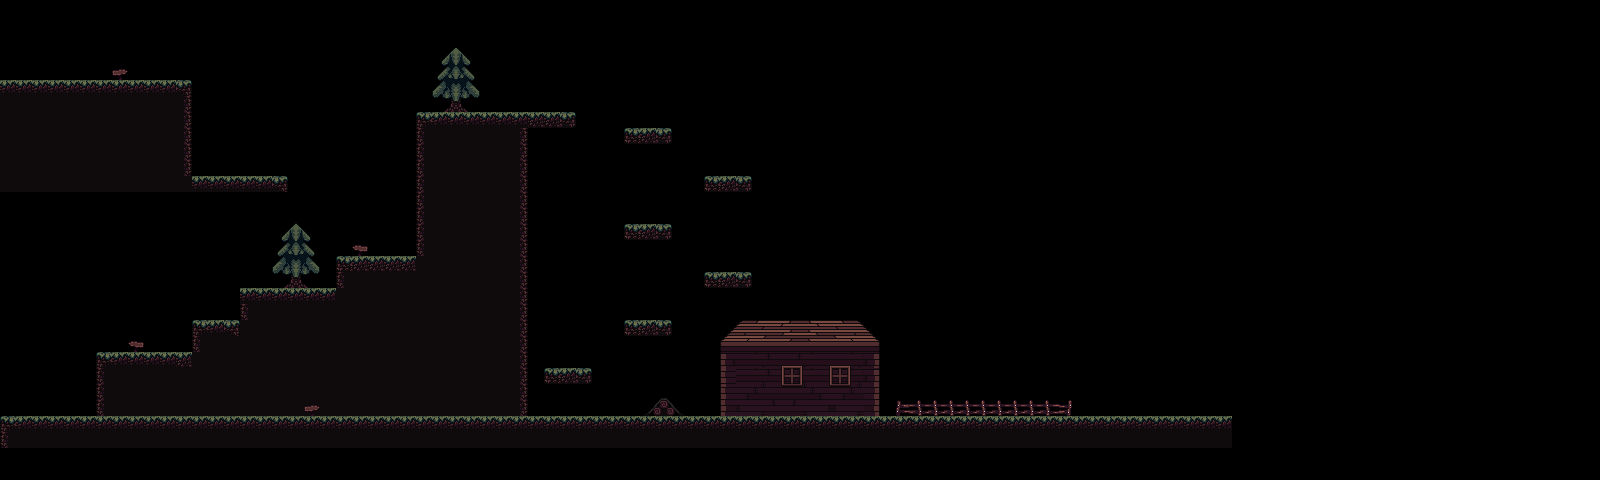

A 2D game scene composited from a Tiled map and its tileset images. What follows is a short description and the map's XML, with each tile layer's data collapsed to a summary:
An orthogonal 100x30 tile map with 16x16 px tiles, 5 tile layers (ground, background-base, background-details, foreground, ...) and 6 objects (2x sign, sheep, enemy, adventurerStart, door).

<map version="1.2" tiledversion="1.2.4" orientation="orthogonal" renderorder="right-down" width="100" height="30" tilewidth="16" tileheight="16" infinite="0" nextlayerid="11" nextobjectid="19">
 <properties>
  <property name="entityLayerCollisions" value="adventurer:ground,sheep:ground,enemy:ground,arrow:ground" />
  <property name="startingMarker" value="adventurerStart" />
 </properties>
 <tileset firstgid="1" name="fantasy-platformer-core" tilewidth="16" tileheight="16" tilecount="4816" columns="86">
  <image source="../tilesets/fantasy-platformer-core.png" width="1376" height="896" />
  <tile id="258">
   <properties>
    <property name="collides" type="bool" value="true" />
   </properties>
  </tile>
  <tile id="259">
   <properties>
    <property name="collides" type="bool" value="true" />
   </properties>
  </tile>
  <tile id="260">
   <properties>
    <property name="collides" type="bool" value="true" />
   </properties>
  </tile>
  <tile id="261">
   <properties>
    <property name="collides" type="bool" value="true" />
   </properties>
  </tile>
  <tile id="344">
   <properties>
    <property name="collides" type="bool" value="true" />
   </properties>
  </tile>
  <tile id="346">
   <properties>
    <property name="collides" type="bool" value="true" />
   </properties>
  </tile>
  <tile id="347">
   <properties>
    <property name="collides" type="bool" value="true" />
   </properties>
  </tile>
  <tile id="430">
   <properties>
    <property name="collides" type="bool" value="true" />
   </properties>
  </tile>
  <tile id="432">
   <properties>
    <property name="collides" type="bool" value="true" />
   </properties>
  </tile>
  <tile id="433">
   <properties>
    <property name="collides" type="bool" value="true" />
   </properties>
  </tile>
  <tile id="516">
   <properties>
    <property name="collides" type="bool" value="true" />
   </properties>
  </tile>
  <tile id="517">
   <properties>
    <property name="collides" type="bool" value="true" />
   </properties>
  </tile>
  <tile id="518">
   <properties>
    <property name="collides" type="bool" value="true" />
   </properties>
  </tile>
  <tile id="519">
   <properties>
    <property name="collides" type="bool" value="true" />
   </properties>
  </tile>
  <tile id="602">
   <properties>
    <property name="collides" type="bool" value="true" />
   </properties>
  </tile>
  <tile id="603">
   <properties>
    <property name="collides" type="bool" value="true" />
   </properties>
  </tile>
  <tile id="604">
   <properties>
    <property name="collides" type="bool" value="true" />
   </properties>
  </tile>
  <tile id="605">
   <properties>
    <property name="collides" type="bool" value="true" />
   </properties>
  </tile>
  <tile id="688">
   <properties>
    <property name="collides" type="bool" value="true" />
   </properties>
  </tile>
  <tile id="690">
   <properties>
    <property name="collides" type="bool" value="true" />
   </properties>
  </tile>
  <tile id="691">
   <properties>
    <property name="collides" type="bool" value="true" />
   </properties>
  </tile>
  <tile id="774">
   <properties>
    <property name="collides" type="bool" value="true" />
   </properties>
  </tile>
  <tile id="776">
   <properties>
    <property name="collides" type="bool" value="true" />
   </properties>
  </tile>
  <tile id="777">
   <properties>
    <property name="collides" type="bool" value="true" />
   </properties>
  </tile>
  <tile id="860">
   <properties>
    <property name="collides" type="bool" value="true" />
   </properties>
  </tile>
  <tile id="861">
   <properties>
    <property name="collides" type="bool" value="true" />
   </properties>
  </tile>
  <tile id="862">
   <properties>
    <property name="collides" type="bool" value="true" />
   </properties>
  </tile>
  <tile id="863">
   <properties>
    <property name="collides" type="bool" value="true" />
   </properties>
  </tile>
  <tile id="946">
   <properties>
    <property name="collides" type="bool" value="true" />
   </properties>
  </tile>
  <tile id="947">
   <properties>
    <property name="collides" type="bool" value="true" />
   </properties>
  </tile>
  <tile id="948">
   <properties>
    <property name="collides" type="bool" value="true" />
   </properties>
  </tile>
  <tile id="949">
   <properties>
    <property name="collides" type="bool" value="true" />
   </properties>
  </tile>
  <tile id="1032">
   <properties>
    <property name="collides" type="bool" value="true" />
   </properties>
  </tile>
  <tile id="1034">
   <properties>
    <property name="collides" type="bool" value="true" />
   </properties>
  </tile>
  <tile id="1035">
   <properties>
    <property name="collides" type="bool" value="true" />
   </properties>
  </tile>
  <tile id="1118">
   <properties>
    <property name="collides" type="bool" value="true" />
   </properties>
  </tile>
  <tile id="1120">
   <properties>
    <property name="collides" type="bool" value="true" />
   </properties>
  </tile>
  <tile id="1121">
   <properties>
    <property name="collides" type="bool" value="true" />
   </properties>
  </tile>
  <tile id="1204">
   <properties>
    <property name="collides" type="bool" value="true" />
   </properties>
  </tile>
  <tile id="1205">
   <properties>
    <property name="collides" type="bool" value="true" />
   </properties>
  </tile>
  <tile id="1206">
   <properties>
    <property name="collides" type="bool" value="true" />
   </properties>
  </tile>
  <tile id="1207">
   <properties>
    <property name="collides" type="bool" value="true" />
   </properties>
  </tile>
  <tile id="1290">
   <properties>
    <property name="collides" type="bool" value="true" />
   </properties>
  </tile>
  <tile id="1291">
   <properties>
    <property name="collides" type="bool" value="true" />
   </properties>
  </tile>
  <tile id="1292">
   <properties>
    <property name="collides" type="bool" value="true" />
   </properties>
  </tile>
  <tile id="1293">
   <properties>
    <property name="collides" type="bool" value="true" />
   </properties>
  </tile>
  <tile id="1376">
   <properties>
    <property name="collides" type="bool" value="true" />
   </properties>
  </tile>
  <tile id="1378">
   <properties>
    <property name="collides" type="bool" value="true" />
   </properties>
  </tile>
  <tile id="1379">
   <properties>
    <property name="collides" type="bool" value="true" />
   </properties>
  </tile>
  <tile id="1462">
   <properties>
    <property name="collides" type="bool" value="true" />
   </properties>
  </tile>
  <tile id="1464">
   <properties>
    <property name="collides" type="bool" value="true" />
   </properties>
  </tile>
  <tile id="1465">
   <properties>
    <property name="collides" type="bool" value="true" />
   </properties>
  </tile>
  <tile id="1548">
   <properties>
    <property name="collides" type="bool" value="true" />
   </properties>
  </tile>
  <tile id="1549">
   <properties>
    <property name="collides" type="bool" value="true" />
   </properties>
  </tile>
  <tile id="1550">
   <properties>
    <property name="collides" type="bool" value="true" />
   </properties>
  </tile>
  <tile id="1551">
   <properties>
    <property name="collides" type="bool" value="true" />
   </properties>
  </tile>
  <tile id="1634">
   <properties>
    <property name="collides" type="bool" value="true" />
   </properties>
  </tile>
  <tile id="1635">
   <properties>
    <property name="collides" type="bool" value="true" />
   </properties>
  </tile>
  <tile id="1636">
   <properties>
    <property name="collides" type="bool" value="true" />
   </properties>
  </tile>
  <tile id="1637">
   <properties>
    <property name="collides" type="bool" value="true" />
   </properties>
  </tile>
  <tile id="1720">
   <properties>
    <property name="collides" type="bool" value="true" />
   </properties>
  </tile>
  <tile id="1722">
   <properties>
    <property name="collides" type="bool" value="true" />
   </properties>
  </tile>
  <tile id="1723">
   <properties>
    <property name="collides" type="bool" value="true" />
   </properties>
  </tile>
  <tile id="1806">
   <properties>
    <property name="collides" type="bool" value="true" />
   </properties>
  </tile>
  <tile id="1808">
   <properties>
    <property name="collides" type="bool" value="true" />
   </properties>
  </tile>
  <tile id="1809">
   <properties>
    <property name="collides" type="bool" value="true" />
   </properties>
  </tile>
  <tile id="1892">
   <properties>
    <property name="collides" type="bool" value="true" />
   </properties>
  </tile>
  <tile id="1893">
   <properties>
    <property name="collides" type="bool" value="true" />
   </properties>
  </tile>
  <tile id="1894">
   <properties>
    <property name="collides" type="bool" value="true" />
   </properties>
  </tile>
  <tile id="1895">
   <properties>
    <property name="collides" type="bool" value="true" />
   </properties>
  </tile>
  <tile id="1978">
   <properties>
    <property name="collides" type="bool" value="true" />
   </properties>
  </tile>
  <tile id="1979">
   <properties>
    <property name="collides" type="bool" value="true" />
   </properties>
  </tile>
  <tile id="1980">
   <properties>
    <property name="collides" type="bool" value="true" />
   </properties>
  </tile>
  <tile id="1981">
   <properties>
    <property name="collides" type="bool" value="true" />
   </properties>
  </tile>
  <tile id="2064">
   <properties>
    <property name="collides" type="bool" value="true" />
   </properties>
  </tile>
  <tile id="2066">
   <properties>
    <property name="collides" type="bool" value="true" />
   </properties>
  </tile>
  <tile id="2067">
   <properties>
    <property name="collides" type="bool" value="true" />
   </properties>
  </tile>
  <tile id="2150">
   <properties>
    <property name="collides" type="bool" value="true" />
   </properties>
  </tile>
  <tile id="2152">
   <properties>
    <property name="collides" type="bool" value="true" />
   </properties>
  </tile>
  <tile id="2153">
   <properties>
    <property name="collides" type="bool" value="true" />
   </properties>
  </tile>
  <tile id="2236">
   <properties>
    <property name="collides" type="bool" value="true" />
   </properties>
  </tile>
  <tile id="2237">
   <properties>
    <property name="collides" type="bool" value="true" />
   </properties>
  </tile>
  <tile id="2238">
   <properties>
    <property name="collides" type="bool" value="true" />
   </properties>
  </tile>
  <tile id="2239">
   <properties>
    <property name="collides" type="bool" value="true" />
   </properties>
  </tile>
 </tileset>
 <layer id="1" name="ground" width="100" height="30">
  <properties>
   <property name="collides" type="bool" value="true" />
   <property name="depth" type="int" value="0" />
  </properties>
  <data>[3000 cells, 251 non-empty, 9 distinct tile ids]</data>
 </layer>
 <layer id="2" name="background-base" width="100" height="30">
  <properties>
   <property name="depth" type="int" value="0" />
  </properties>
  <data>[3000 cells, 347 non-empty, 47 distinct tile ids]</data>
 </layer>
 <layer id="3" name="background-details" width="100" height="30">
  <properties>
   <property name="depth" type="int" value="0" />
  </properties>
  <data>[3000 cells, 18 non-empty, 9 distinct tile ids]</data>
 </layer>
 <layer id="4" name="foreground" width="100" height="30">
  <properties>
   <property name="depth" type="int" value="3" />
  </properties>
  <data>[3000 cells, 37 non-empty, 23 distinct tile ids]</data>
 </layer>
 <layer id="5" name="npc-foreground" width="100" height="30">
  <properties>
   <property name="depth" type="int" value="2" />
  </properties>
  <data>[3000 cells, 11 non-empty, 3 distinct tile ids]</data>
 </layer>
 <objectgroup id="6" name="signs">
  <properties>
   <property name="depth" type="int" value="1" />
  </properties>
  <object id="4" type="sign" gid="1129" x="528" y="112" width="16" height="16">
   <properties>
    <property name="signId" value="top-hill" />
   </properties>
  </object>
  <object id="17" type="sign" gid="1129" x="607.992" y="416.643" width="16" height="16">
   <properties>
    <property name="signId" value="farmhouse" />
   </properties>
  </object>
 </objectgroup>
 <objectgroup id="7" name="npcs">
  <properties>
   <property name="depth" type="int" value="1" />
  </properties>
  <object id="8" name="sheep" type="sheep" x="953.545" y="416.871">
   <point />
  </object>
  <object id="18" name="enemy" type="enemy" x="1178.39" y="416.89">
   <properties>
    <property name="scale" type="int" value="1" />
   </properties>
   <point />
  </object>
 </objectgroup>
 <objectgroup id="10" name="markers">
  <object id="16" name="adventurerStart" x="1091.85" y="417.357">
   <properties>
    <property name="marker" type="bool" value="true" />
   </properties>
   <point />
  </object>
 </objectgroup>
 <objectgroup id="9" name="doors">
  <properties>
   <property name="depth" type="int" value="0" />
  </properties>
  <object id="14" name="houseDoor" type="door" x="752.422" y="416.562">
   <properties>
    <property name="marker" type="bool" value="true" />
    <property name="toKey" value="house" />
    <property name="toMarker" value="door" />
   </properties>
   <point />
  </object>
 </objectgroup>
</map>
